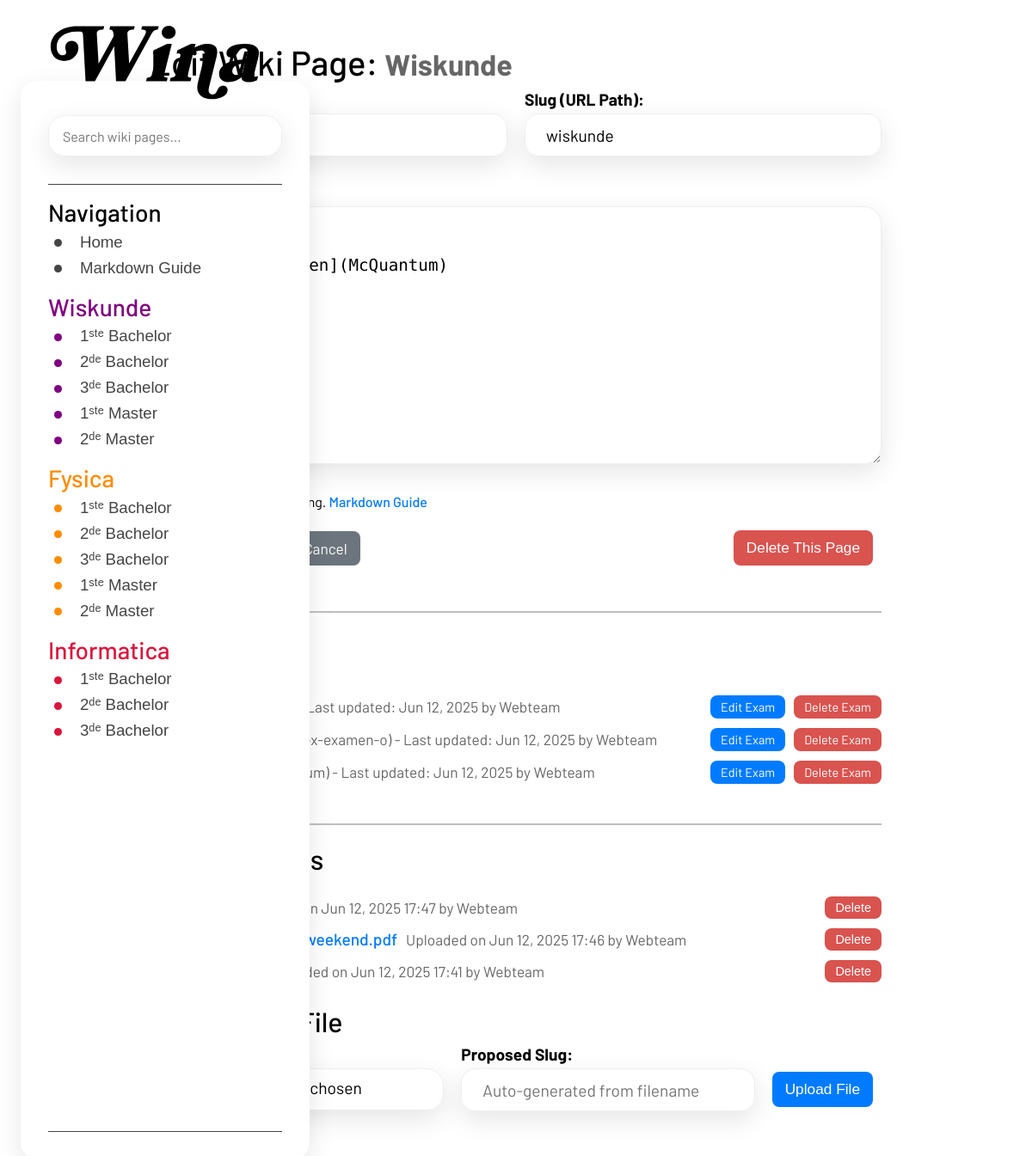
The app's page /wiskunde/edit/ (signed in) with its own data.
### wiki2/models.py (models this page shows, shortened)
class WikiPage(models.Model):
    title = models.CharField(max_length=200, unique=True)
    slug = models.SlugField(max_length=200, unique=True, blank=True, help_text="Leave blank to auto-generate from title.")
    content = models.TextField(blank=True, help_text="Write your content in Markdown.")
    created_at = models.DateTimeField(auto_now_add=True)
    updated_at = models.DateTimeField(auto_now=True)
    last_modified_by = models.ForeignKey(
        settings.AUTH_USER_MODEL,
        on_delete=models.SET_NULL,
        null=True,
        blank=True,
        related_name='wiki_pages_modified',
        help_text="User who last modified the page."
    )
    def get_absolute_url(self):
        return reverse('wiki:wiki_page', kwargs={'slug': self.slug})

class ExamPage(models.Model):
    PAGE_TYPE_CHOICES = [
        ('markdown', 'Markdown'),
        ('latex', 'LaTeX'),
    ]
    parent_page = models.ForeignKey(WikiPage, related_name='exam_subpages', on_delete=models.CASCADE)
    title = models.CharField(max_length=200)
    slug = models.SlugField(max_length=200, blank=True, help_text="Unique slug for this exam under its parent page.")
    content = models.TextField(blank=True, help_text="Content in selected format (Markdown or LaTeX).")
    page_type = models.CharField(
        max_length=10,
        choices=PAGE_TYPE_CHOICES,
        default='markdown',
        help_text="Choose the content type and PDF generation method."
    )
    pdf_file = models.FileField(upload_to=exam_page_pdf_path, blank=True, null=True, help_text="Compiled PDF of this exam.")
    created_at = models.DateTimeField(auto_now_add=True)
    updated_at = models.DateTimeField(auto_now=True)
    last_modified_by = models.ForeignKey(
        settings.AUTH_USER_MODEL,
        on_delete=models.SET_NULL,
        null=True,
        blank=True,
        related_name='wiki_exam_subpages_modified'
    )
    class Meta:
        unique_together = ('parent_page', 'slug')
        ordering = ['created_at']
    def get_absolute_url(self):
        return reverse('wiki:exam_edit', kwargs={'parent_slug': self.parent_page.slug, 'exam_slug': self.slug})
    def get_url(self):
        if self.pdf_file and self.pdf_file.name:
            return reverse('wiki:exam', kwargs={'parent_slug': self.parent_page.slug, 'exam_slug': self.slug})
        return None

class WikiFile(models.Model):
    page = models.ForeignKey(WikiPage, related_name='files', on_delete=models.CASCADE)
    file = models.FileField(upload_to=wiki_page_file_path)
    filename_slug = models.SlugField(max_length=255, blank=True, help_text="The slugified name of the file, without extension. Auto-generated if blank.")
    uploaded_at = models.DateTimeField(auto_now_add=True)
    uploaded_by = models.ForeignKey(
        settings.AUTH_USER_MODEL,
        on_delete=models.SET_NULL,
        null=True,
        blank=True,
        related_name='wiki_files_uploaded'
    )
    @property
    def filename_display(self):
        _name_on_disk, ext = os.path.splitext(os.path.basename(self.file.name))
        if self.filename_slug:
            return f"{self.filename_slug}{ext}"
        return os.path.basename(self.file.name)

### wiki2/views.py (the view)
# urls.py: path('<slug:slug>/edit/', views.page_edit, name='page_edit'),
@login_required
def page_edit(request, slug):
    page = get_object_or_404(WikiPage, slug=slug)
    page_files = page.files.all().order_by('-uploaded_at')
    upload_form = WikiFileForm()
    exam_subpages = page.exam_subpages.all().order_by('created_at')
    if request.method == 'POST':
        form = WikiPageForm(request.POST, instance=page)
        if form.is_valid():
            edited_page = form.save(commit=False)
            edited_page.last_modified_by = request.user
            edited_page.save()
            messages.success(request, f"Page '{edited_page.title}' updated successfully.")
            return redirect(edited_page.get_absolute_url())
    else:
        form = WikiPageForm(instance=page)
    return render(request, 'wiki/pages/wiki_form.html', {
        'form': form,
        'page': page,
        'action': 'Edit',
        'page_files': page_files,
        'upload_form': upload_form,
        'exam_subpages': exam_subpages,
    })

### wiki2/forms.py (shortened to what this page needs)
class WikiPageForm(forms.ModelForm):
    class Meta:
        model = WikiPage
        fields = ['title', 'slug', 'content']
        widgets = {
            'title': forms.TextInput(attrs={
                'id': 'wiki-form-title-input',
                'placeholder': 'Name the Page here',
                'class': 'form-control some-other-class input',
                'autocomplete': 'off',
            }),
            'slug': forms.TextInput(attrs={
                'id': 'wiki-form-slug-input',
                'placeholder': 'Leave blank to auto-generate from title',
                'class': 'form-control input',
                'autocomplete': 'off',
            }),
            'content': forms.Textarea(attrs={
                'id': 'wiki-form-content-textarea',
                'rows': 10,
                'cols': 80,
                'class': 'form-control markdown-editor-area input',
                'autocomplete': 'off',
            }),
        }
        help_texts = {
            'slug': 'Leave blank to auto-generate from title. WARNING: Changing the slug will change the page URL and can break existing links.',
        }

class WikiFileForm(forms.ModelForm):
    class Meta:
        model = WikiFile
        fields = ['file', 'filename_slug']
        widgets = {
            'file': forms.ClearableFileInput(attrs={'class': 'form-control-file input'}),
            'filename_slug': forms.TextInput(attrs={
                'class': 'form-control input',
                'placeholder': 'Auto-generated from filename',
            }),
        }
        labels = {
            'file': 'Select file',
            'filename_slug': 'Proposed Slug'
        }
        help_texts = {
            'filename_slug': 'This name (without extension) will be used for display. It will be auto-generated. This is also the name used to refrence this file in the wiki.'
        }

### templates/wiki/pages/wiki_form.html (shortened to what this page needs)
{% extends "../modules/_base.html" %}
{% load static %}
{% block content %}
    <h1>{{ action }} Wiki Page{% if page %}: <strong class="page-meta">{{ page.title }}</strong>{% endif %}</h1>
    <form method="post" id="wikiPageForm" action="">
        <div class="form-row-responsive">
            <div class="form-group form-group-responsive">
                <label for="{{ form.title.id_for_label }}">Title:</label>
                {{ form.title }}
            </div>
            <div class="form-group form-group-responsive">
                <label for="{{ form.slug.id_for_label }}">Slug (URL Path):</label>
                {{ form.slug }}
            </div>
        </div>
        <div class="form-group">
            <label for="{{ form.content.id_for_label }}">Content (Markdown):</label>
            {{ form.content }}
        </div>
        <p><small>Use Markdown for formatting. <a href="https://www.markdownguide.org/basic-syntax/" target="_blank" class="wikilink">Markdown Guide</a></small></p>
        <div class="actions edit-buttons">
            <div>
                <button type="submit" class="button-styled button-create">
                </button>
                <a href="{% if page %}{{ page.get_absolute_url }}{% else %}{% url 'wiki:wiki' %}{% endif %}" class="button-styled button-cancel">Cancel</a>
            </div>
    </form>
            {% if page and action == 'Edit' %}
            <form action="{% url 'wiki:page_delete' page.slug %}" method="post" style="display: inline; margin: 0;" id="deletePageForm">
                <button type="button" class="button-styled button-delete hold-to-delete-btn" id="deletePageBtn"
                        data-default-text="Delete This Page"
                        data-holding-text="Hold to Delete..."
                        data-ready-text="Release to Delete!">
                    <span class="btn-text">Delete This Page</span>
                </button>
            </form>
            {% endif %}
        </div>
    {% if page %}
        {% include "../modules/_exam_subpages_list.html" with exam_subpages=exam_subpages user=user page=page display_mode="edit" parent_page_slug=page.slug %}
        <hr style="margin: 40px 0 20px 0;">
        <div class="wiki-attachments section-card-plain">
            <h2>Attached Files </h2>
            <ul class="file-list" id="fileListContainer">
                {% for file_attachment in page_files %}
                    <li class="file-item" id="file-item-{{ file_attachment.id }}" data-filename-slug="{{ file_attachment.filename_slug }}">
                        <a href="{{ file_attachment.file.url }}" target="_blank" class="file-link">{{ file_attachment.filename_display }}</a>
                        <small class="file-meta">
                            Uploaded on {{ file_attachment.uploaded_at|date:"M d, Y H:i" }}
                            {% if file_attachment.uploaded_by %}
                                by {{ file_attachment.uploaded_by.username }}
                            {% endif %}
                        </small>
                        {% if user.is_authenticated %}
                            <button type="button" class="button-danger-small file-delete-btn"
                                    data-file-id="{{ file_attachment.id }}"
                                    data-delete-url="{% url 'wiki:page_delete_file' page.slug file_attachment.id %}">
                                Delete
                            </button>
                        {% endif %}
                    </li>
                {% endfor %}
            </ul>
            {% if user.is_authenticated and upload_form %}
                <div class="upload-section">
                    <h2 style="margin-top: 20px;">Upload New File </h2>
                    <form id="fileUploadForm" enctype="multipart/form-data" class="upload-form">
                        <div class="form-row-responsive file-upload-row">
                            <div class="form-group form-group-responsive">
                                <label for="{{ upload_form.file.id_for_label }}">{{ upload_form.file.label }}:</label>
                            </div>
                            <div class="form-group form-group-responsive">
                                <label for="{{ upload_form.filename_slug.id_for_label }}">{{ upload_form.filename_slug.label }}:</label>
                                {{ upload_form.filename_slug }}
                            </div>
                             <div style="align-self: flex-end;">
                                <button type="submit" class="button-styled button-edit" id="uploadFileBtn">Upload File</button>
                            </div>
                        </div>
                    </form>
                </div>
            {% endif %}
        </div>
    {% else %}
        <hr style="margin: 40px 0 20px 0;">
        <div class="wiki-attachments section-card-plain">
            <h2>Attached Files</h2>
            <p>Create the page first to upload files.</p>
        </div>
    {% endif %}
{% endblock %}

### templates/wiki/modules/_exam_subpages_list.html (shortened to what this page needs)
{% if exam_subpages %}
<hr style="margin: 3rem 0 2rem 0;">
<div class="wiki-subpages section-card-plain">
    <h2>Exams</h2>
    <ul class="file-list">
        {% for exam in exam_subpages %}
            <li class="file-item">
                {% if exam.pdf_file %}
                    <a href="{{ exam.get_url }}" target="_blank" class="file-link">{{ exam.title }}</a>
                {% else %}
                    <div style="font-weight: 500; color: var(--secondary-text-color);">{{ exam.title }}</div>
                {% endif %}
                <small class="file-meta"> ({{ exam.slug }})
                    - Last updated: {{ exam.updated_at|date:"M d, Y" }}
                    {% if exam.last_modified_by %}by {{ exam.last_modified_by.username }}{% endif %}
                </small>
                {% if user.is_authenticated %}
                    <a href="{{ exam.get_absolute_url }}" class="link button-danger-small subpage-edit-btn edit">Edit Exam</a>
                    {% if display_mode == "edit" %}
                         <a href="{{ exam.get_absolute_url }}?action=delete_setup" class="link button-danger-small subpage-delete-btn warn">Delete Exam</a>
                    {% endif %}
                {% endif %}
            </li>
        {% empty %}
            <li>No exams created yet for this page.</li>
        {% endfor %}
    </ul>
</div>
{% endif %}

### static/wiki/css/style.css (style rules this page uses)
hr, .hr { border: none; opacity: .25; border-top: 2px solid var(--primary-text-color); }
h1, h2, h3, h4, h5, h6, .h1, .h2, .h3, .h4, .h5, .h6 { margin-top: 0; margin-bottom: 0; font-weight: 500; line-height: 1.2; font-family: inherit; }
h1, .h1 { font-size: calc(1.375rem + 4vw); margin-bottom: .5rem; }
h2, .h2 { font-size: calc(1.325rem + 2.4vw); margin-bottom: .5rem; }
@media (min-width: 1200px) { h1, .h1 { font-size: 2.5rem; } }
@media (min-width: 1200px) { h2, .h2 { font-size: 2rem; } }
.link { text-decoration: none; color: inherit; display: block; }
.input { width: 100%; height: 2rem; padding: 10px; margin-bottom: 15px; border: 1px solid var(--secondary-background-color); box-shadow: 0px 10px 30px 0px rgba(0, 0, 0, 0.1); border-radius: 20px; font-family: inherit; font-size: inherit; line-height: inherit; overflow-y: hidden; background-color: inherit; }

### records on screen
WikiPage: title "Wiskunde", slug "wiskunde", content "# Wiskunde [McQuantum examen](McQuantum)"
ExamPage: updated_at "Jun 12, 2025", last_modified_by.username "Webteam"
ExamPage: slug "latex-examen-o", updated_at "Jun 12, 2025", last_modified_by.username "Webteam"
ExamPage: updated_at "Jun 12, 2025", last_modified_by.username "Webteam"
WikiFile: uploaded_at "Jun 12, 2025 17:47", uploaded_by.username "Webteam"
WikiFile: uploaded_at "Jun 12, 2025 17:46", uploaded_by.username "Webteam"
WikiFile: uploaded_at "Jun 12, 2025 17:41", uploaded_by.username "Webteam"

### other values on screen
{{ section.title }} "Navigation" "Wiskunde" "Fysica" "Informatica"
{{ item.text }} "Home" "Markdown Guide" "1ˢᵗᵉ Bachelor" "2ᵈᵉ Bachelor" "3ᵈᵉ Bachelor" "1ˢᵗᵉ Master" "2ᵈᵉ Master" "1ˢᵗᵉ Bachelor" "2ᵈᵉ Bachelor" "3ᵈᵉ Bachelor" "1ˢᵗᵉ Master" "2ᵈᵉ Master" "1ˢᵗᵉ Bachelor" "2ᵈᵉ Bachelor" "3ᵈᵉ Bachelor"
{{ upload_form.filename_slug.label }} "Proposed Slug"
